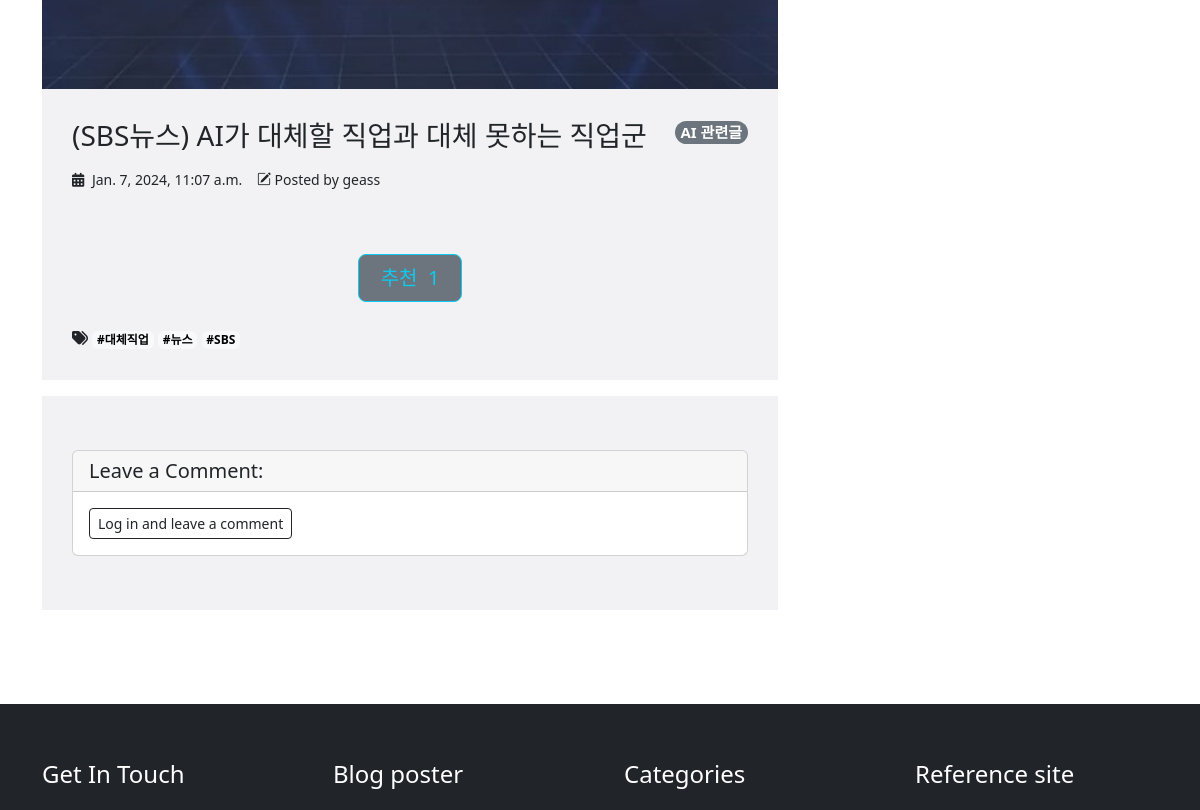
Before: /blog/19/ (middle part) with the older database file.
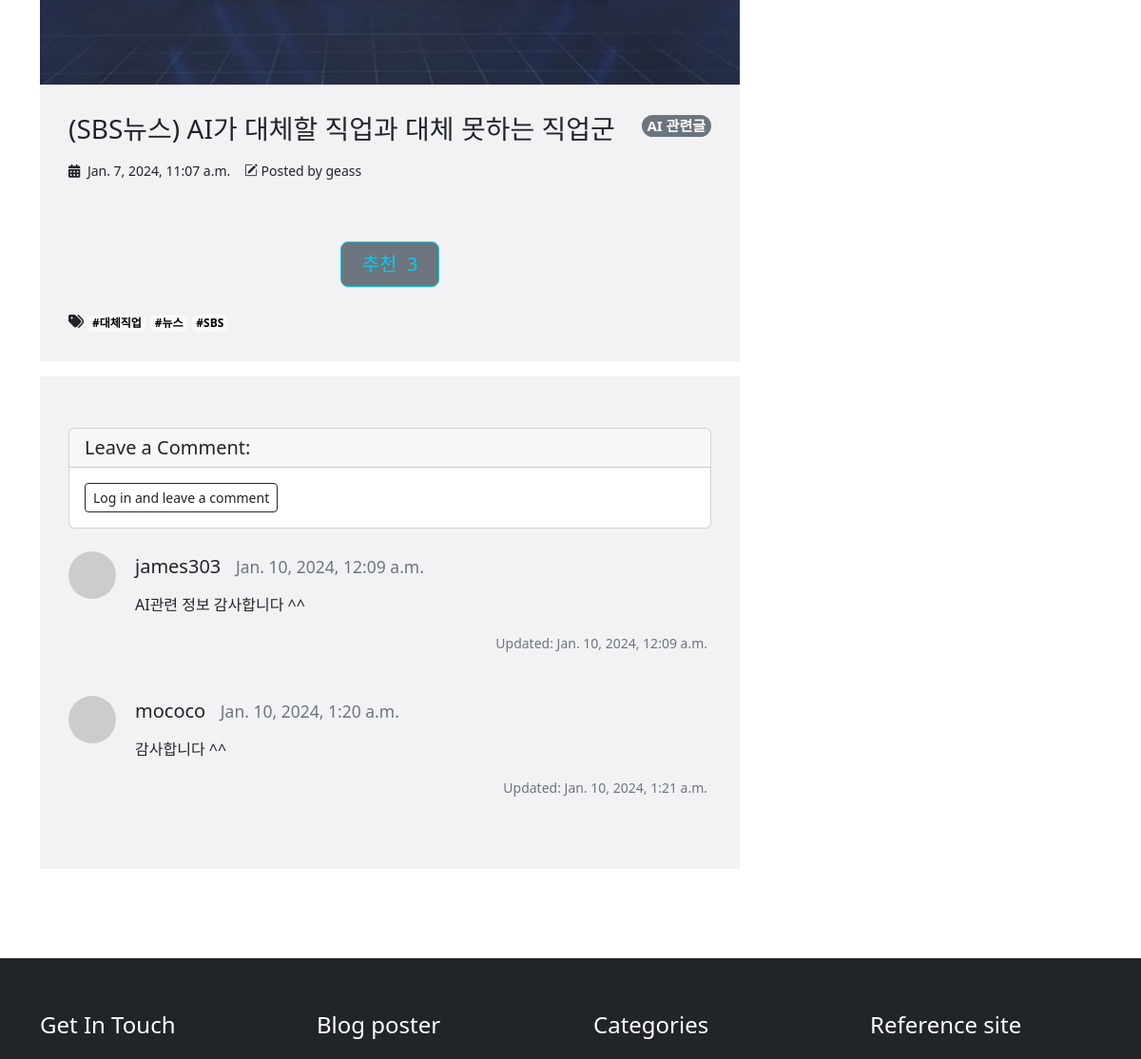
After: the same page with the newer database file.
### blog/models.py (models this page shows, shortened)
class Post(models.Model):
    title = models.CharField(max_length=30)
    content = MarkdownxField()
    head_image = models.ImageField(upload_to="blog/images/%Y/%m/%d/", blank=True)
    file_upload = models.FileField(upload_to="blog/files/%Y/%m/%d/", blank=True)
    created_at = models.DateTimeField(auto_now_add=True)
    updated_at = models.DateTimeField(auto_now=True)
    author = models.ForeignKey(User, null=True, on_delete=models.SET_NULL)
    category = models.ForeignKey(
        Category, null=True, blank=True, on_delete=models.SET_NULL
    )
    tags = models.ManyToManyField(Tag, blank=True)
    likes = models.ManyToManyField(Like, blank=True)
    def __str__(self):
        return f'[{self.pk}]{self.title}'
    def get_content_markdown(self):
        return markdown(self.content)

class Category(models.Model):
    name = models.CharField(max_length=50, unique=True)
    slug = models.SlugField(max_length=200, unique=True, allow_unicode=True)
    def __str__(self):
        return self.name
    def get_absolute_url(self):
        return f"/blog/category/{self.slug}/"
    class Meta:
        verbose_name_plural = "categories"

class Tag(models.Model):
    name = models.CharField(max_length=50, unique=True)
    slug = models.SlugField(max_length=200, unique=True, allow_unicode=True)
    def __str__(self):
        return self.name
    def get_absolute_url(self):
        return f"/blog/tag/{self.slug}/"

class Comment(models.Model):
    post = models.ForeignKey(Post, on_delete=models.CASCADE)
    author = models.ForeignKey(User, on_delete=models.CASCADE)
    content = models.TextField()
    created_at = models.DateTimeField(auto_now_add=True)
    modified_at = models.DateTimeField(auto_now=True)

### blog/views.py (the view)
# urls.py: path('<int:pk>/', views.PostDetail.as_view()),
class PostDetail(DetailView):
    model = Post
    def get_context_data(self, **kwargs):
        context = super(PostDetail, self).get_context_data()
        context['categories'] = Category.objects.all()
        context['all_post_count'] = Post.objects.count()
        context['no_category_post_count'] = Post.objects.filter(category=None).count()
        context['likes_count'] = self.object.likes.count()
        if self.object.likes.count() > 0:
            current_user = self.request.user
            if current_user in self.object.likes.all():
                context['like_yn'] = "Y"
        context['comment_form'] = CommentForm
        context['edit_comment_form'] = EditCommentForm()
        context['ext_list'] = ['aac', 'ai', 'bmp', 'cs', 'css', 'csv', 'doc', 'docx', 'exe', 'gif', 'heic',
                               'html', 'java', 'jpg', 'js', 'json', 'jsx', 'key', 'm4p', 'md', 'mdx', 'mov',
                               'mp3', 'mp4', 'otf', 'pdf', 'php', 'png', 'ppt', 'pptx', 'psd', 'py', 'raw',
                               'rb', 'sass', 'scss', 'sh', 'sql', 'svg', 'tiff', 'tsx', 'ttf', 'txt', 'wav',
                               'woff', 'xls', 'xlsx', 'xml', 'yml']
        return context

### blog/templates/blog/post_detail.html (shortened to what this page needs)
{% extends "common/base.html" %}
{% load static %}
{% load crispy_forms_tags %}
{% block css_area %}
    <link rel="stylesheet" href="{% static 'blog/css/post_detail.css' %}" media="screen">
{% endblock  %}
{% block main_area %}
<div class="container py-5">
    <div class="row">
        <div class="col-lg-8 mb-3">
            <div class="position-relative">
                {% if post.head_image %}
                    <img class="card-img-top" src="{{ post.head_image.url }}" alt="{{ post }}" >
                {% else %}
                    <img class="card-img-top" src="https://picsum.photos/seed/{{ post.id }}/400/300" alt="random_image">
                {% endif %}
            </div>
            <div class="bg-secondary mb-3" style="padding: 30px;">
                <h5 class="text-muted mb-2 float-end">
                    {% if post.category %}
                        <span class="badge rounded-pill text-bg-secondary">{{ post.category }}</span>
                    {% else %}
                        <span class="badge rounded-pill text-bg-secondary">AI 기타 도구활용</span>
                    {% endif %}
                </h5>
                <h3 class="font-weight-bold mb-3">{{ post.title }}</h3>
                {% if post.created_at != post.updated_at %}
                    <small class="text-body d-block float-start"><i class="fas fa-calendar-alt me-1"></i> {{ post.updated_at }}</small>
                {% else %}
                    <small class="text-body d-block float-start"><i class="fas fa-calendar-alt me-1"></i> {{ post.created_at }}</small>
                {% endif %}
                <small class="text-body d-block">&nbsp;&nbsp;&nbsp;&nbsp;<i class="bi bi-pencil-square"></i> Posted by {{ post.author }}</small>
                <br>
                <br>
                <div class="d-flex justify-content-center">
                    {% if user.is_authenticated %}
                        {% csrf_token %}
                        <button type="button" id="like-button" class="btn btn-secondary btn-outline-info btn-lg" onclick="like_process({{ post.pk }});">
                            &nbsp;추천&nbsp;&nbsp;{{ likes_count }}&nbsp;
                        </button>
                    {% else %}
                        <button type="button" class="btn btn-secondary btn-outline-info btn-lg" onclick="showAlertModal('로그인 후 추천바랍니다.');">
                            &nbsp;추천&nbsp;&nbsp;{{ likes_count }}&nbsp;
                        </button>
                    {% endif %}
                </div>
                <br>
                {% if post.tags.exists %}
                    <i class="fas fa-tags"></i>
                    {% for tag in post.tags.all %}
                        <a href="{{ tag.get_absolute_url }}" class="badge text-bg-light">#{{ tag }}</a>
                    {% endfor %}
                {% endif %}
            </div>
            <div class="bg-secondary" style="padding: 30px; margin-bottom: 30px;">
                <div class="card my-4">
                    <h5 class="card-header">Leave a Comment:</h5>
                    <div class="card-body">
                        {% if user.is_authenticated %}
                            <form id="comment-form" method="POST" action="{{ post.get_absolute_url }}new_comment/">
                                {% csrf_token %}
                                <div class="form-group">
                                    {{ comment_form | crispy }}
                                </div>
                                <button type="submit" class="btn btn-primary float-end">Submit</button>
                            </form>
                        {% else %}
                            <a role="button" class="btn btn-outline-dark btn-block btn-sm" href="#" data-toggle="modal" data-target="#loginModal">Log in and leave a comment</a>
                        {% endif %}
                    </div>
                </div>
                {% if post.comment_set.exists %}
                    {% for comment in post.comment_set.iterator %}
                        <div class="d-flex mb-4" id="comment-{{ comment.pk }}">
                            <div class="flex-shrink-1">
                                <img class="rounded-circle me-3" src="http://placehold.it/50x50" alt="" >
                            </div>
                            <div class="flex-grow-1 p-1">
                                <h5 class="mt-0">
                                    {{ comment.author.username }}
                                    &nbsp;&nbsp;<small class="text-muted">{{ comment.created_at }}</small>
                                </h5>
                                <p>{{ comment.content | linebreaks }}</p>
                                {% if comment.created_at != comment.modified_at %}
                                    <p class="text-muted float-end"><small>Updated: {{ comment.modified_at }}</small></p>
                                {% endif %}
                            </div>
                        </div>
                    {% endfor %}
                {% endif %}
            </div>
        </div>
        <div class="col-lg-1">
        </div>
        <div class="col-lg-3 mt-5 mt-lg-0">
        </div>
    </div>
</div>
{% endblock  %}

### common/templates/common/base.html (shortened to what this page needs)
<!DOCTYPE html>
{% load static %}
<html lang="en">
<head>
    <link href="https://cdn.jsdelivr.net/npm/bootstrap@5.2.3/dist/css/bootstrap.min.css" rel="stylesheet">
    <link rel="stylesheet" href="https://cdn.jsdelivr.net/npm/bootstrap-icons@1.11.2/font/bootstrap-icons.min.css">
    <link rel="stylesheet" href="{% static 'common/css/common.css' %}" media="screen">
    {% block css_area %}{% endblock  %}
</head>
<body>
    {% block main_area %}{% endblock  %}
    {% include 'common/foot.html' %}
</body>
</html>

### common/templates/common/nav.html (shortened to what this page needs)
{% load socialaccount %}

### common/templates/common/foot.html (shortened to what this page needs)
{% load static %}
<div class="container-fluid bg-dark footer py-5">
    <div class="container py-2">
        <div class="row g-5">
            <div class="col-lg-6 col-xl-3">
                <div class="footer-item-1">
                    <h4 class="mb-4 text-white">Get In Touch</h4>
                </div>
            </div>
            <div class="col-lg-6 col-xl-3">
                <div class="footer-item-2">
                    <div class="d-flex flex-column mb-4">
                        <h4 class="mb-4 text-white">Blog poster</h4>
                    </div>
                </div>
            </div>
            <div class="col-lg-6 col-xl-3">
                <div class="d-flex flex-column text-start footer-item-3">
                    <h4 class="mb-4 text-white">Categories</h4>
                </div>
            </div>
            <div class="col-lg-6 col-xl-3">
                <div class="footer-item-4">
                    <h4 class="mb-4 text-white">Reference site</h4>
                    <div class="row g-2">
                   </div>
                    </div>
                </div>
            </div>
        </div>
    </div>

### blog/static/blog/css/post_detail.css (style rules this page uses)
body { margin: 0; }
a { color: #00a2ff; font-weight: bold; text-decoration: none; background-color: transparent; }
.bg-secondary { background-color: #F2F2F4 !important; }
button, input { overflow: visible; }
input, button, select, optgroup, textarea { margin: 0; font-family: inherit; font-size: inherit; line-height: inherit; }
.badge { display: inline-block; padding: 0.25em 0.4em; font-size: 75%; font-weight: 700; line-height: 1; text-align: center; white-space: nowrap; vertical-align: baseline; transition: color 0.15s ease-in-out, background-color 0.15s ease-in-out, border-color 0.15s ease-in-out, box-shadow 0.15s ease-in-out; }

Changed rows visible on the page:
added Comment: author.username "james303", created_at "Jan. 10, 2024, 12:09 a.m.", content "AI관련 정보 감사합니다 ^^", modified_at "Jan. 10, 2024, 12:09 a.m."
added Comment: author.username "mococo", created_at "Jan. 10, 2024, 1:20 a.m.", content "감사합니다 ^^", modified_at "Jan. 10, 2024, 1:21 a.m."
Other visible differences:
{{ likes_count }}: "1" → "3"
